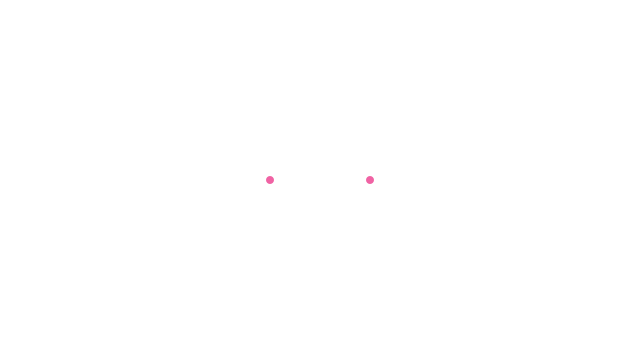
Frame 1 (no input)
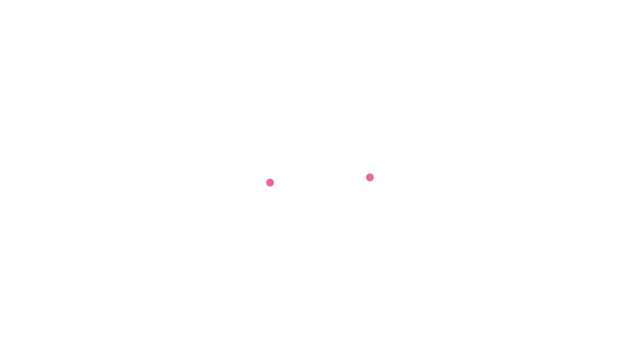
Frame 60 (the mouse pressed at the canvas centre just before this capture)
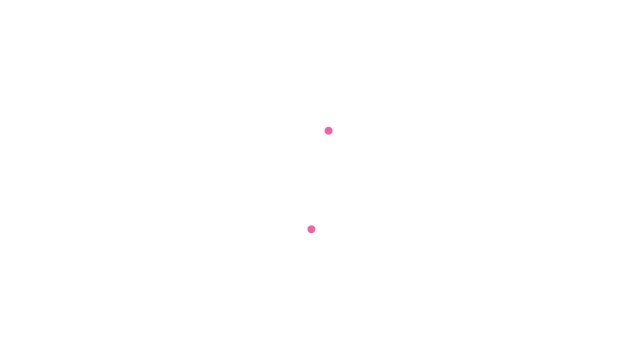
Frame 120 (the mouse held since frame 60 and released just before this capture)

The Processing sketch that drew these frames (run headless with seeded random() and noise(); from frame 60 on, the mouse is pressed at the canvas centre):

// Processing sketch: oscillation_angular_motion
// ── oscillation_angular_motion.pde
float angle = 0;
float velocity = 0;
float acceleration = 0.10;

void setup() {
  size(640,360);
  background(255);
}

void draw() {
  background(255);
  noStroke();
  fill(240, 99, 164);
  rectMode(CENTER);
  translate(width / 2, height / 2);
  rotate(radians(angle));
  line(-50, 0, 50, 0);
  ellipse(50, 0, 8, 8);
  ellipse(-50, 0, 8, 8);
  
  if (velocity < 8) {
    velocity += acceleration;
  }
  angle += velocity;
}
